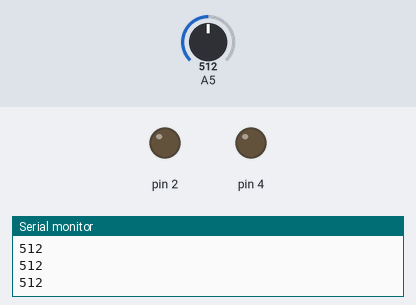
Bench run of a sketch on a simulated Arduino Uno, built with avr-gcc and run on an emulated ATmega328P. On the bench: output pins drawn as LEDs (lit = HIGH), the last lines printed to the serial monitor. Inputs (shaded band) come from the test bench; at power-on: A5 = 512.

Above: at 1.2 s.
1.3 s: A5 set to 185
2.8 s: A5 set to 160
At 3.3 s:
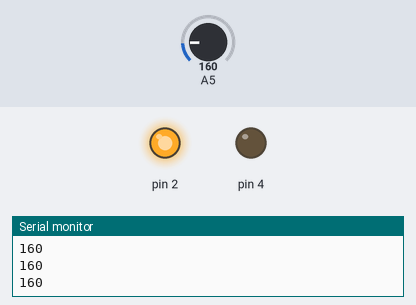
4.3 s: A5 set to 132
5.8 s: A5 set to 112
At 6.3 s:
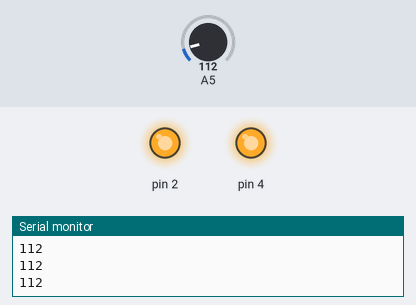
7.3 s: A5 set to 122
At 7.7 s:
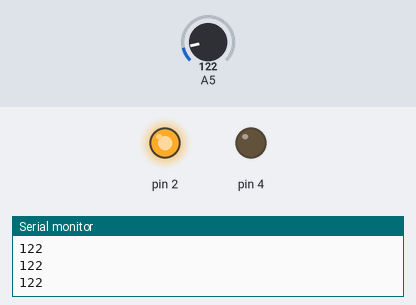
8.8 s: A5 set to 179
At 9.2 s:
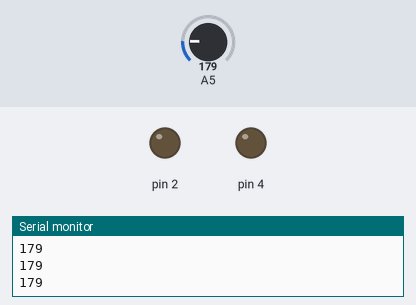
Timing chart, 0 to 11.3 s (numbered marks = the images above; inputs shaded):
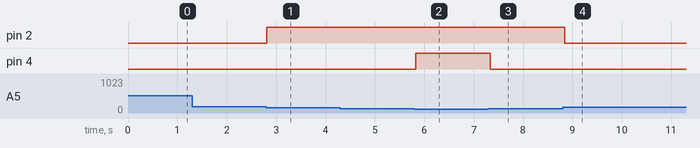

Measured:
- the behaviour switches between 170 and 169 on A5 (found by bisection; images 0 and 1)
- the behaviour switches between 121 and 120 on A5 (found by bisection; images 1 and 2)
- after the input at 2.8 s, pin 2: LOW → HIGH at once
- after the input at 5.8 s, pin 4: LOW → HIGH at once
- after the input at 7.3 s, pin 4: HIGH → LOW at once
- after the input at 8.8 s, pin 2: HIGH → LOW after 0.05 s

The sketch:

LED_Test5.ino
```cpp
// 가로등처럼 밝기에 따라 LED켜지게 함(조도센서)
void setup() {
  Serial.begin(9600);
  pinMode(2, OUTPUT);
  pinMode(4, OUTPUT);
}

void loop() {
  Serial.println(analogRead(A5));
  delay(100);
  if(analogRead(A5)>=170){
    digitalWrite(2, LOW);
    digitalWrite(4, LOW);
  }
  else if(analogRead(A5) >= 121 && analogRead(A5)<=169){
    digitalWrite(2, HIGH);
    digitalWrite(4, LOW);
  }
  else if(analogRead(A5)<=120){
    digitalWrite(2, HIGH);
    digitalWrite(4, HIGH);
  }

}
```
